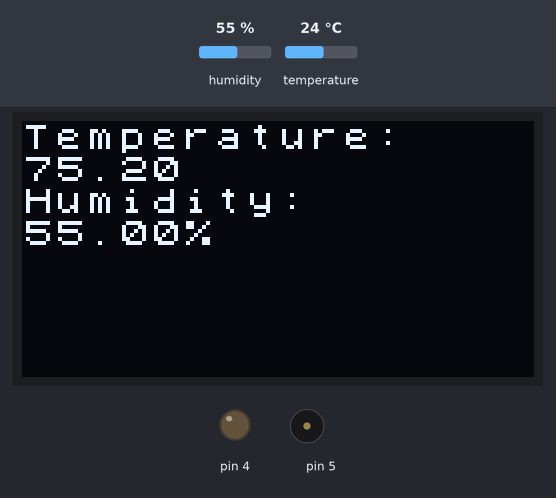
A sketch run on a simulated Arduino Uno, built with avr-gcc and run on an emulated ATmega328P. Shown: 128×64 one-colour display, output pins drawn as LEDs (lit = HIGH), buzzer (waves = sounding). The test bench sets the inputs (shaded band); at power-on: humidity 55 %, temperature 24 °C.

Above: at 1.2 s.
1.3 s: humidity set to 59 %
4.1 s: humidity set to 62 %
At 4.55 s:
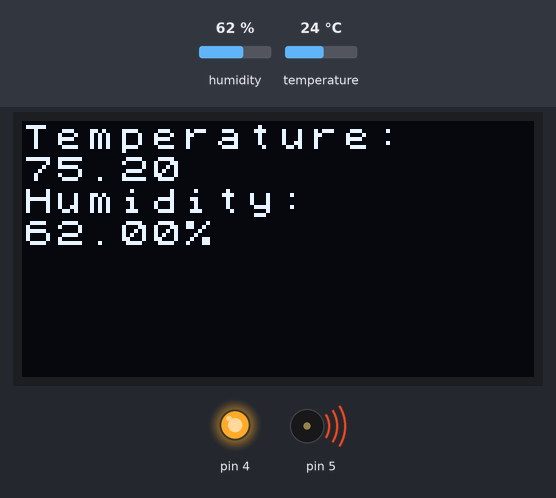
6.9 s: temperature set to 12 °C
At 8.78 s:
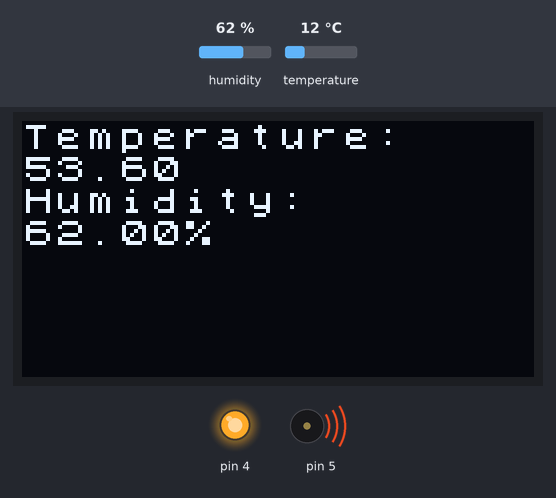
10.1 s: humidity set to 22 %
At 11.8 s:
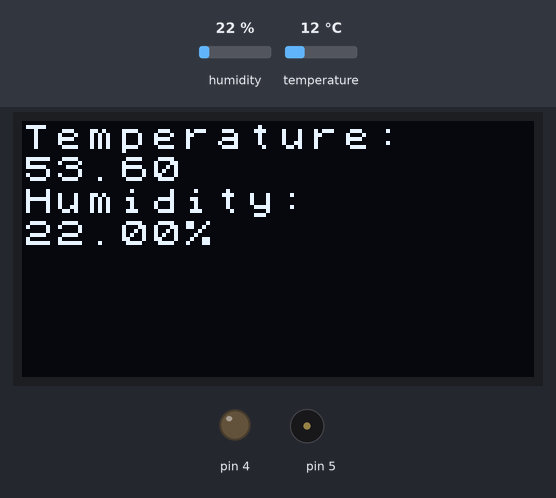
Timing chart, 0 to 13.3 s (numbered marks = the images above; inputs shaded):
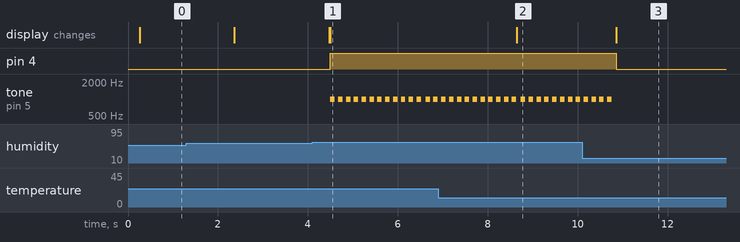

Measured:
- the behaviour switches between 60 and 61 % on humidity (found by bisection; images 0 and 1)
- after the input at 4.1 s, pin 4: LOW → HIGH after 0.40 s; tone on pin 5: alternates 1000 Hz for 0.10 s and silent for 0.07 s, starting after 0.40 s; the display: first changes after 0.37 s (image 1 shows a later state)
- after the input at 6.9 s, the display: changes after 1.8 s (image 2)
- after the input at 10.1 s, pin 4: HIGH → LOW after 0.76 s; tone on pin 5: goes on until 10.8 s, then stays silent; the display: changes after 0.76 s (image 3)

The sketch:

sketch_jan28a.ino
```cpp
#include <U8x8lib.h>

#include <DHT.h>
#include <Grove_Temperature_And_Humidity_Sensor.h>

U8X8_SSD1306_128X64_ALT0_HW_I2C u8x8(/* reset=*/ U8X8_PIN_NONE);

DHT dht(3, DHT11);

void setup() {
dht.begin();
u8x8.begin();
u8x8.setFlipMode(1);
u8x8.clear();
pinMode (4, OUTPUT);
}
void loop() {
u8x8.setFont(u8x8_font_chroma48medium8_r);
u8x8.setCursor(0, 0);

float temp = dht.readTemperature();
float humidity = dht.readHumidity();

u8x8.println("Temperature: ");
u8x8.println((temp * 9/5) + 32);
u8x8.println("Humidity: ");
u8x8.print(humidity);
u8x8.print("%");

if(humidity > 60){
digitalWrite(4, HIGH);
tone(5,1000,100);
}
else{
digitalWrite(4, LOW);
}


//noTone(5);
}
```
